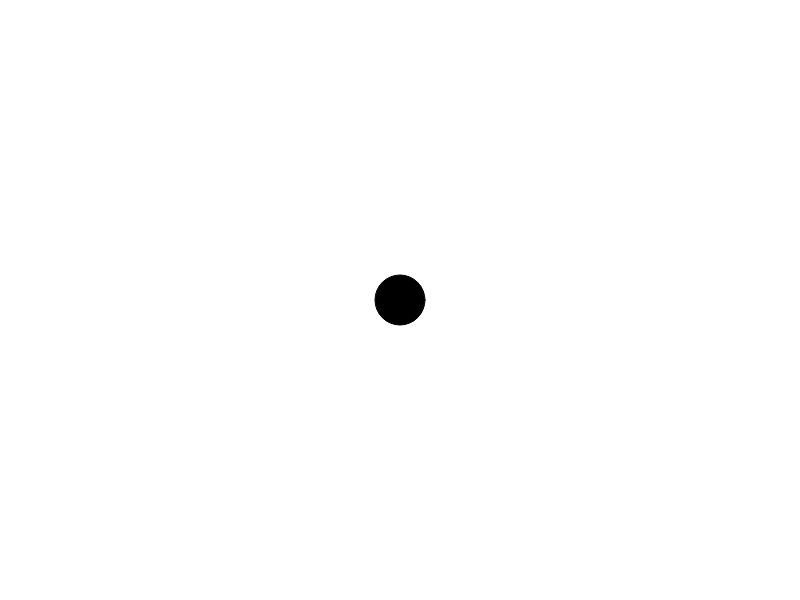
Frame 1 (no input)
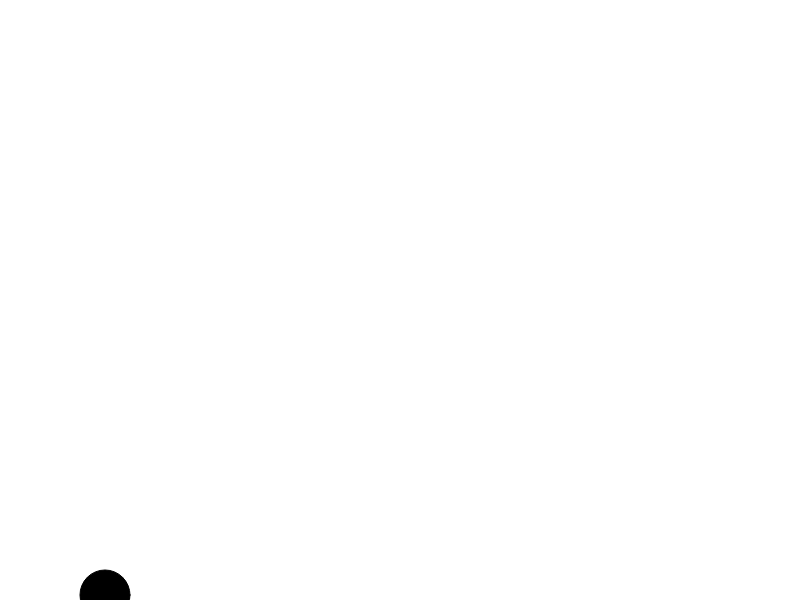
Frame 60 (no input)
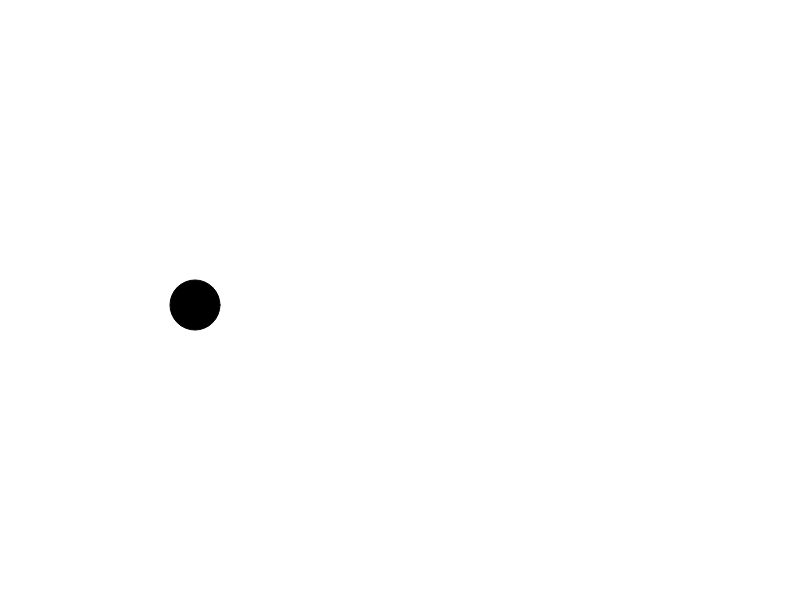
Frame 120 (the mouse pressed at the canvas centre since frame 60)

The p5.js sketch that drew these frames (run headless with seeded random() and noise() and a simulated clock; from frame 60 on, the mouse is pressed at the canvas centre):

// p5.js sketch
// ── sketch.js
let ball = {
    x: 400,
    y: 300,
    xSpeed: -5,
    ySpeed: 5,
    size: 50,
    color: "#000000"
  };
  
  function setup() {
    createCanvas(800, 600);
  }
  
  function draw() {
    background(255);
    fill(ball.color);
    ellipse(ball.x, ball.y, ball.size, ball.size);
  
    ball.x += ball.xSpeed;
    ball.y += ball.ySpeed;
  
    if (ball.x >= width || ball.x <= 0) {
      ball.xSpeed *= -1;
    }
    if (ball.y >= height || ball.y <= 0) {
      ball.ySpeed *= -1;
    }
  }
  
